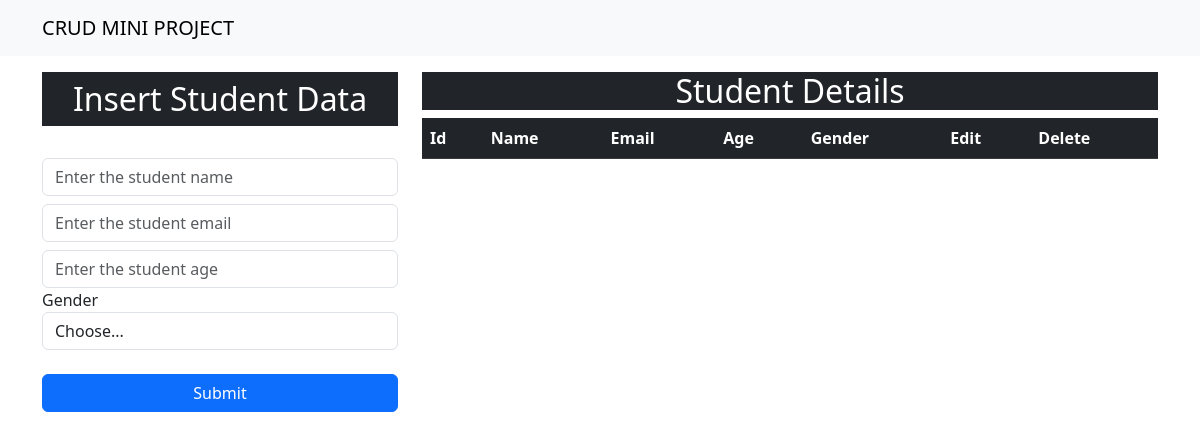
The app's page /, older data.
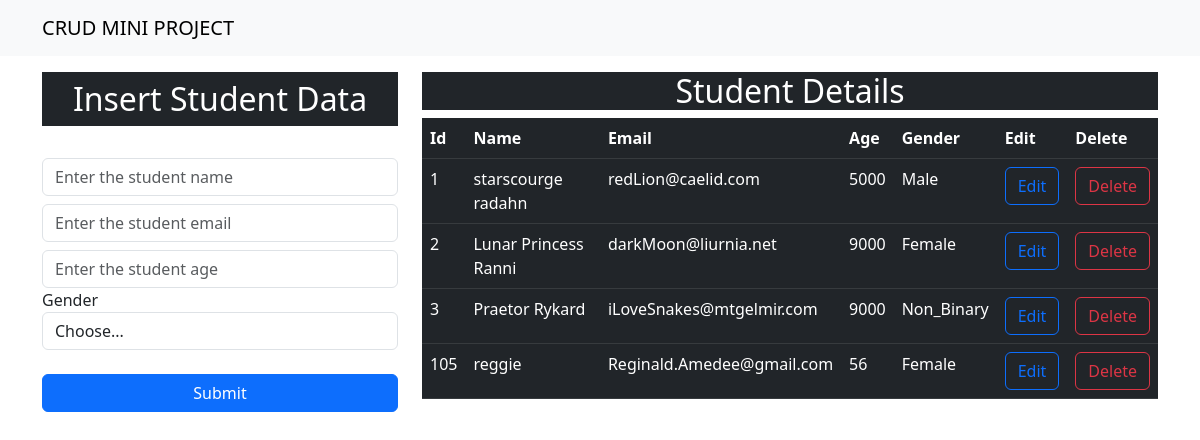
The same page, newer data.
### App/models.py (models this page shows, shortened)
class Student(models.Model):
    id=models.AutoField(primary_key=True)
    name=models.CharField(max_length=25, blank=False,null=False)
    email=models.EmailField()
    age=models.IntegerField()
    gender=models.CharField(max_length=25, blank=False,null=False)

### App/views.py (the view)
# urls.py: path('',views.index,name="index"),
def index(request):
    data=Student.objects.all()
    context={"data":data}
    return render(request, "index.html", context)

### templates/index.html (shortened to what this page needs)
<!DOCTYPE html>
<html lang="en">
  <head>
    <link
      href="https://cdn.jsdelivr.net/npm/bootstrap@5.3.0-alpha2/dist/css/bootstrap.min.css"
      rel="stylesheet"
    />
  </head>
  <body>
    <nav class="navbar bg-body-tertiary">
      <div class="container-md text-center">
        <a class="navbar-brand" href="/">CRUD MINI PROJECT</a>
      </div>
    </nav>
    <div class="container mt-3">
    <div class="row">
        <div class="col-md-4">
        <h2 class="text-white bg-dark text-center p-2">
            Insert Student Data
        </h2>
        <br />
        <form action="/insert" method="POST">{% csrf_token %}
            <div class="form-group">
            <input
                type="text"
                placeholder="Enter the student name"
                class="form-control"
                name="name"
                required
            />
            <input
                type="email"
                placeholder="Enter the student email"
                class="form-control mt-2"
                name="email"
                required
            />
            <input
                type="number"
                placeholder="Enter the student age"
                class="form-control mt-2"
                name="age"
                required
            />
            </div>
            <div class="form-group">
            <label for="Gender">Gender</label>
            <select class="form-control" id="gender" name="gender" required>
                <option selected>Choose...</option>
            </select>
            </div>
            <br />
            <div class="d-grid gap-2">
                <button class="btn btn-primary" type="submit">Submit</button>
            </div>
        </form>
        </div>
        <div class="col-md-8">
            <h2 class="text-center text-white bg-dark">Student Details</h2>
            <table class="table table-dark table-hover">
                <thead>
                <tr>
                    <th scope="col">Id</th>
                    <th scope="col">Name</th>
                    <th scope="col">Email</th>
                    <th scope="col">Age</th>
                    <th scope="col">Gender</th>
                    <th scope="col">Edit</th>
                    <th scope="col">Delete</th>
                </tr>
            </thead>
            <tbody>
                {% for d in data %}
                <tr>
                    <td scope="row">{{d.id}}</td>
                    <td>{{d.name}}</td>
                    <td>{{d.email}}</td>
                    <td>{{d.age}}</td>
                    <td>{{d.gender}}</td>
                    <td>
                        <a type="button" href="/edit/{{d.id}}" class="btn btn-outline-primary">Edit</a>
                    </td>
                    <td>
                        <a type="button" href="/delete/{{d.id}}" class="btn btn-outline-danger">Delete</a>
                    </td>
                </tr>
                {% endfor %}
            </tbody>
            </table>
        </div>
    </div>
    </div>
</body>
</html>

Row changes from the older to the newer data that the page shows:
added Student: id "1", name "starscourge radahn", email "redLion@caelid.com", age "5000", gender "Male"
added Student: id "2", name "Lunar Princess Ranni", email "darkMoon@liurnia.net", age "9000", gender "Female"
added Student: id "3", name "Praetor Rykard", email "iLoveSnakes@mtgelmir.com", age "9000", gender "Non_Binary"
added Student: id "105", name "reggie", email "Reginald.Amedee@gmail.com", age "56", gender "Female"
